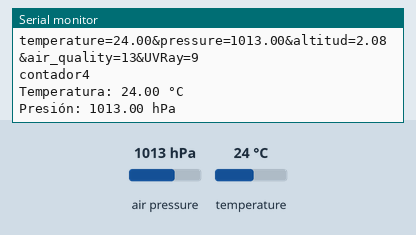
This sketch was run on a simulated ESP32. Shown: the last lines printed to the serial monitor. Inputs (shaded band) come from the test bench; at power-on: air pressure 1013 hPa, temperature 24 °C. WiFi joins after 1.5 s; servers stay silent unless stated; uploads are accepted with an empty reply.

Above: at 3.4 s.
3.5 s: air pressure set to 952 hPa
At 3.89 s:
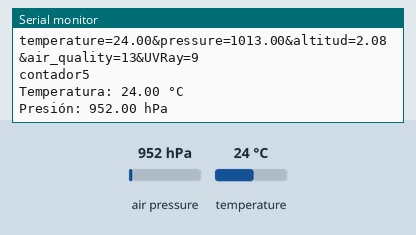
5.0 s: temperature set to 12 °C
At 7.87 s:
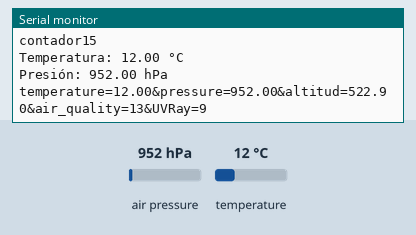
8.0 s: air pressure set to 975 hPa
At 8.14 s:
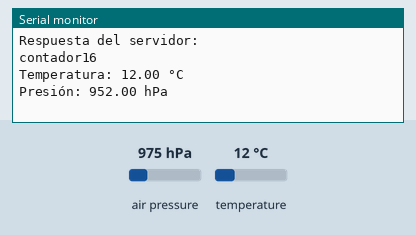
Timing chart, 0 to 11.0 s (numbered marks = the images above; inputs shaded):
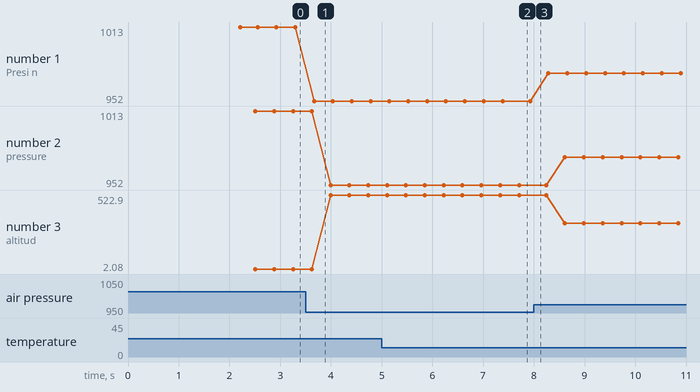

Measured:
- after the input at 3.5 s, the serial monitor: prints a new line after 0.17 s (image 1)
- after the input at 5.0 s, the serial monitor: prints a new line after 0.13 s (image 2)
- plotted number 1: 1013 → 952 after the input at 3.5 s, 952 → 975 after the input at 8.0 s
- plotted number 2: 1013 → 952 after the input at 3.5 s, 952 → 975 after the input at 8.0 s
- plotted number 3: 2.08 → 522.9 after the input at 3.5 s, 522.9 → 323.44 after the input at 8.0 s

The sketch:

CodigoParaHacerPruebasBMP180.ino
```cpp
#include <Wire.h>
#include <Adafruit_Sensor.h>
#include <Adafruit_BMP085.h>

// aquí comienza el codigo para enviar los datos al servidor en el puerto 1010
#include <WiFi.h>
//#include <ArduinoJson.h>
#include <ArduinoWebsockets.h>
char ssid[] = "CCAI_TESE"; // Totalplay-04A6
char password[] = "TESE_ccai22"; //  04A6DBCFCHH7muMQ
const char* websockets_server_host = "192.168.166.30"; // IP do servidor websocket
const int websockets_server_port = 1010; // Porta de conexão do servidor
// Utilizamos o namespace de websocket para podermos utilizar a classe WebsocketsClient
using namespace websockets;
// Objeto websocket client
WebsocketsClient client;

//StaticJsonDocument<300> jsonDoc;


// aquí termina el codigo para enviarlo al servidor en el puerto 1010

/*aquí comienza el codigo para solo enviar datos*/
#include <HTTPClient.h>
const char* serverUrl = "http://192.168.166.103:3001/api/insert-data"; // URL del servidor Node.js


Adafruit_BMP085 bmp;
#include <Ticker.h>
Ticker envioConstante; // biblioteca ticker
String data=""; // esta variable se va a mandar a atraves del protocolo http a nodejs , en cadena va a contener todos los valore que devuelven los sensores.
unsigned long tiempoInicio;

void setup() {
 ///envioConstante.attach(7,Envio7Segundos);

  Serial.begin(9600);

  if (!bmp.begin()) {
    Serial.println("No se pudo encontrar el sensor BMP180");
    while (1);
  }

    // Conectamos o wifi
    WiFi.begin(ssid, password);

    // Enquanto não conectar printamos um "."
    while(WiFi.status() != WL_CONNECTED)
    {
        Serial.print(".");
        delay(1000);
    }

    // Exibimos "WiFi Conectado"
    Serial.println("Connected to Wifi, Connecting to server.");
  // Tentamos conectar com o websockets server
    bool connected = client.connect(websockets_server_host, websockets_server_port, "/");

    // Se foi possível conectar
    if(connected)
    {
        // Exibimos mensagem de sucesso
        Serial.println("Connected!");
        // Enviamos uma msg "Hello Server" para o servidor
        //client.send("Hello Server");
    }   // Se não foi possível conectar
    else
    {
        // Exibimos mensagem de falha
        Serial.println("Not Connected!");
        return;
    }

    // Iniciamos o callback onde as mesagens serão recebidas
    client.onMessage([&](WebsocketsMessage message)
    {
        // Exibimos a mensagem recebida na serial
        Serial.print("Got Message: ");
        Serial.println(message.data());

//        // Ligamos/Desligamos o led de acordo com o comando
//        if(message.data().equalsIgnoreCase("ON"))
//                   delay(1000);
//        else
//        if(message.data().equalsIgnoreCase("OFF"))
//                  delay(1000);
    });


}
int contador =0;
void loop() {
  unsigned long tiempoActual = millis(); // Obtener el valor actual de millis()

  /*aquí comienza el codigo para enviar a nodejs con exprees*/
//    String data = "temperature=25&pressure=50&altitud=140&air_quality=20"; // Ejemplo de datos, puedes ajustar esto según tus necesidades
//  HTTPClient http;
//  http.begin(serverUrl);
//  // Configurar los encabezados de la solicitud
//  http.addHeader("Content-Type", "application/x-www-form-urlencoded");
//   // Enviar los datos al servidor
//  int httpResponseCode = http.POST(data);
//  // Comprobar la respuesta del servidor
//  if (httpResponseCode > 0) {
//    String response = http.getString();
//    Serial.println("Respuesta del servidor: " + response);
//  } else {
//    Serial.print("Error en la solicitud. Código de respuesta HTTP: ");
//    Serial.println(httpResponseCode);
//  }
//
//  // Finalizar la solicitud
//  http.end();

// StaticJsonDocument<300> jsonDoc;
String response;
contador++;
  float temperature = bmp.readTemperature();
  float pressure = bmp.readPressure() / 100.0; // Convertir a hPa

   float seaLevelPressure = 101325.0; // Valor de presión al nivel del mar en Pa
  float altitude = bmp.readAltitude(seaLevelPressure);

Serial.print("contador");
Serial.println(contador);

  Serial.print("Temperatura: ");
  Serial.print(temperature);
  Serial.println(" °C");

  Serial.print("Presión: ");
  Serial.print(pressure);
  Serial.println(" hPa");
Serial.println("");

//jsonDoc["contador"] = contador;
//jsonDoc["temperatura"] = temperature ;
//jsonDoc["presion"] = pressure;
//
//serializeJson(jsonDoc, response);


int CO2 = 13;
int uvIntensity = 9;

//  De tempo em tempo, o websockets client checa por novas mensagens recebidas
    if(client.available())
        client.poll();
        client.send(response);

    delay(300);
    // aquí empieza el codigo del sensor
  data = "temperature="+String(temperature)+"&pressure="+String(pressure)+"&altitud="+String(altitude)+"&air_quality="+String(CO2)+"&UVRay="+String(uvIntensity); // Ejemplo de datos, puedes ajustar esto según tus necesidades
//   data = "temperature="+String(temperature)+"&pressure="+String(pressure)+"&altitud="+String(altitude)+"&air_quality="+String(CO2)+"&UVRay="+String(uvIntensity); // Ejemplo de datos, puedes ajustar esto según tus necesidades

//envioConstante.attach(1800,Envio30Minutos);
  Serial.println(data);

  if ( tiempoActual - tiempoInicio >= 7000 ) {

   HTTPClient http;
  http.begin(serverUrl);
  http.addHeader("Content-Type", "application/x-www-form-urlencoded");
  int httpResponseCode = http.POST(data);
  // Comprobar la respuesta del servidor
  if (httpResponseCode > 0) {
    String response = http.getString();
    Serial.println("Respuesta del servidor: " + response);
  } else {
    Serial.print("Error en la solicitud. Código de respuesta HTTP: ");
    Serial.println(httpResponseCode);
  }
 tiempoInicio = tiempoActual;
}
}


void Envio7Segundos(){

}
  void Envio30Minutos(){
   HTTPClient http;
  http.begin(serverUrl);
  http.addHeader("Content-Type", "application/x-www-form-urlencoded");
  int httpResponseCode = http.POST(data);

  // Comprobar la respuesta del servidor
  if (httpResponseCode > 0) {
    String response = http.getString();
    Serial.println("Respuesta del servidor: " + response);
  } else {
    Serial.print("Error en la solicitud. Código de respuesta HTTP: ");
    Serial.println(httpResponseCode);
  }
  }
```
